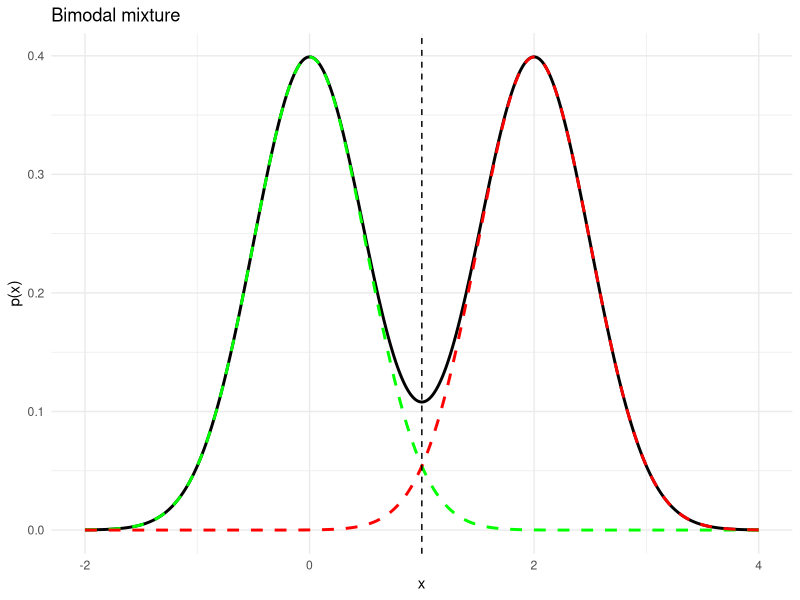
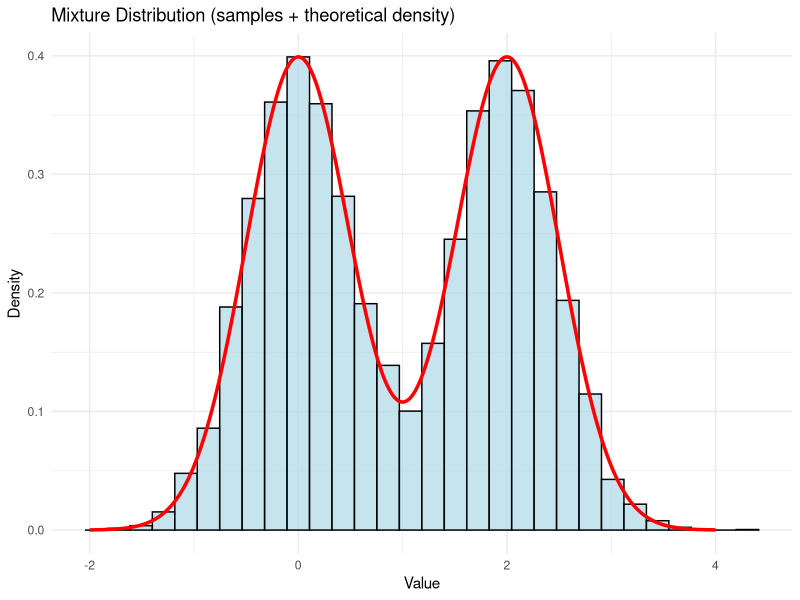

Generate these figures, in order, with R:
library(tidyverse)

mu <- c(0, 2)
sigma <- c(0.5, 0.5)
weights <- c(0.5, 0.5)

x <- seq(-2, 2 * mu[2], length.out = 600)

# components
p1 <- weights[1] * dnorm(x, mu[1], sigma[1])
p2 <- weights[2] * dnorm(x, mu[2], sigma[2])

# mixture
p <- p1 + p2

# moments
mean_p <- sum(x * p) / sum(p)
var_p <- sum((x - mean_p)^2 * p) / sum(p)

df <- tibble(x = x)

ggplot(df, aes(x)) +
  geom_line(
    aes(y = p), linewidth = 1, color = "black"
  ) +            # mixture
  geom_line(
    aes(y = p1), linewidth = 1, linetype = "dashed", color = "green"
  ) +
  geom_line(
    aes(y = p2), linewidth = 1, linetype = "dashed", color = "red"
  ) +
  geom_vline(
    xintercept = mean_p, linetype = "dashed"
  ) +
  labs(
    x = "x", y = "p(x)",
    title = "Bimodal mixture"
  ) +
  theme_minimal()

var_p1 <- weights[1] * sigma[1]^2 +
  weights[2] * sigma[2]^2
var_p2 <- weights[1] * (mu[1] - mean_p)^2 +
    weights[2] * (mu[2] - mean_p)

mean_p
var_p

var_p1 + var_p2

n_samples <- 10000
# Step 1: Choose which component for each sample
components <- sample(
  1:2, size = n_samples,
  replace = TRUE, prob = weights
)

# Step 2: Sample from the chosen components
samples <- ifelse(
  components == 1,
  rnorm(n_samples, mu[1], sigma[1]),
  rnorm(n_samples, mu[2], sigma[2])
)

# ---------- VISUALIZATION ----------
# Create a data frame for plotting
df <- tibble(x = x, density = p)
samples_df <- tibble(samples = samples)

# Plot histogram of samples + density curve
ggplot() +
  geom_histogram(
    data = samples_df,
    aes(x = samples, y = after_stat(density)),
    bins = 30, fill = "lightblue",
    color = "black", alpha = 0.7
  ) +
  geom_line(
    data = df,
    aes(x = x, y = density),
    color = "red", linewidth = 1.2
  ) +
  labs(
    title = "Mixture Distribution (samples + theoretical density)",
    x = "Value", y = "Density"
  ) +
  theme_minimal()

var(samples)
